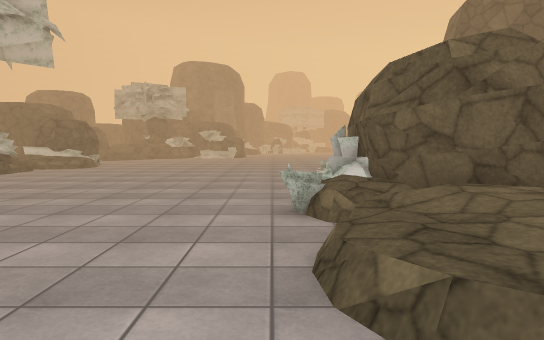
[1] (above)

20 first-person views from a walk through a 3-D level made in the Unity game engine. The camera is 1.3 m above the floor, tilts 4° down and sees 70° across. The floor is counted in squares, 1 m on a side. Each view is taken from the middle of a square. On the plan, view 1 faces up. The plan holds only what a view shows up to about 16 squares ahead; the rest is blank. The place goes on beyond the plan. The player character is not drawn. Surface patterns are stand-ins for the level's own textures.

[2]
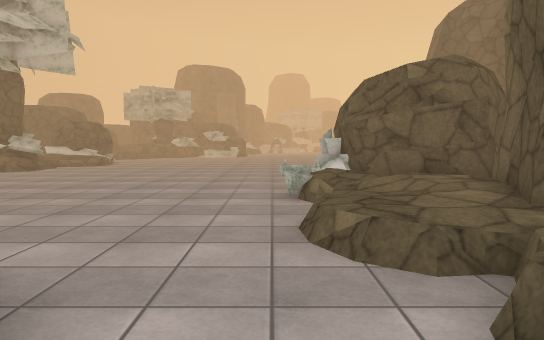

[3]
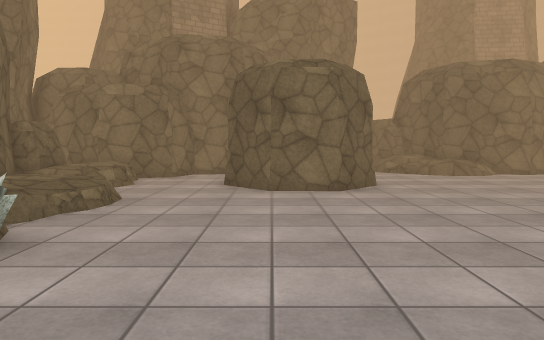

[4]
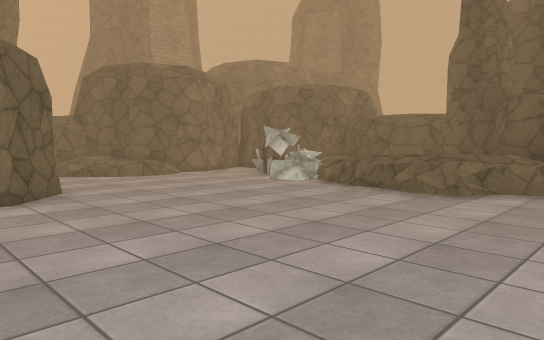

[5]
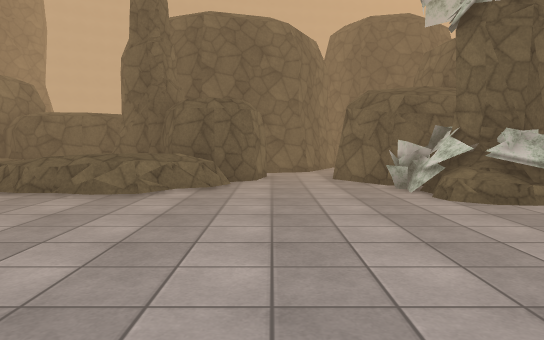

[6]
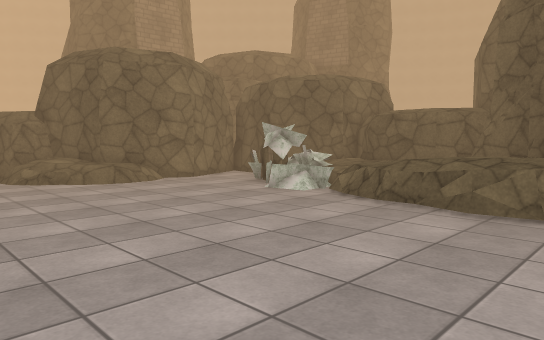

[7]
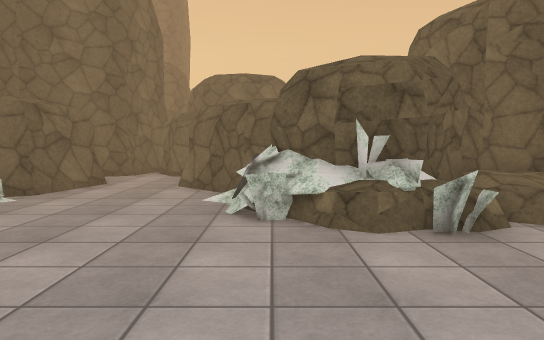

[8]
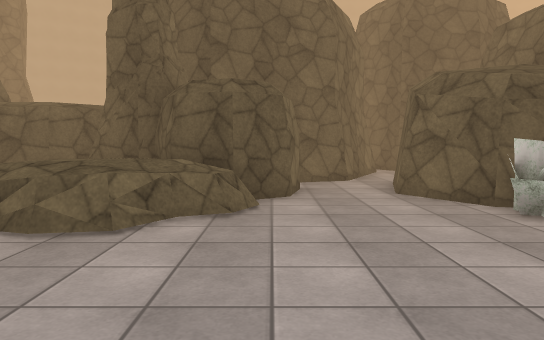

[9]
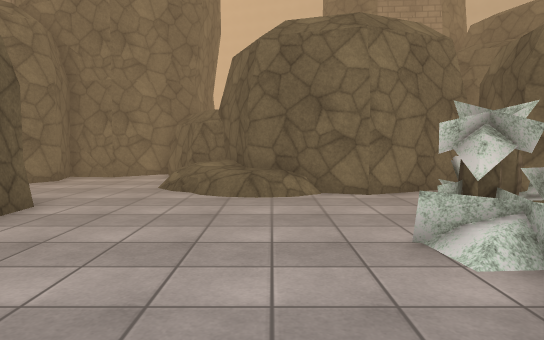

[10]
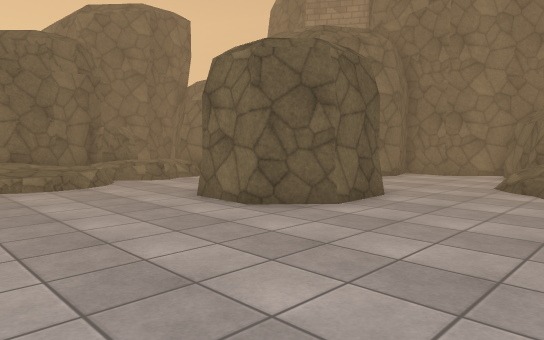

[11]
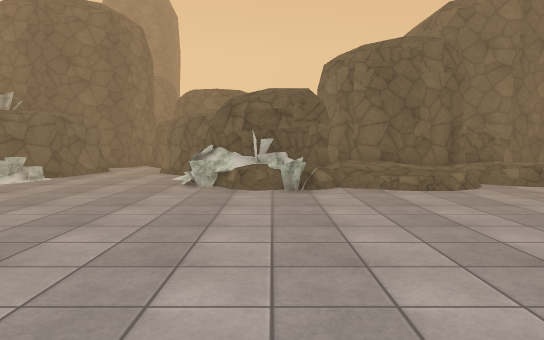

[12]
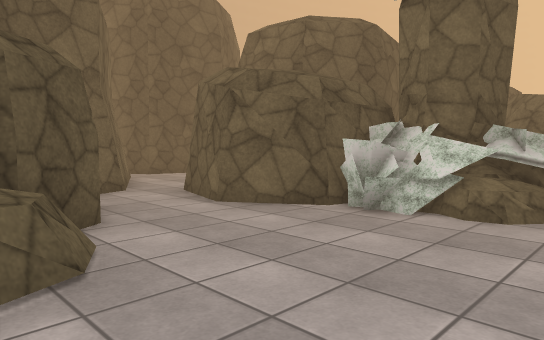

[13]
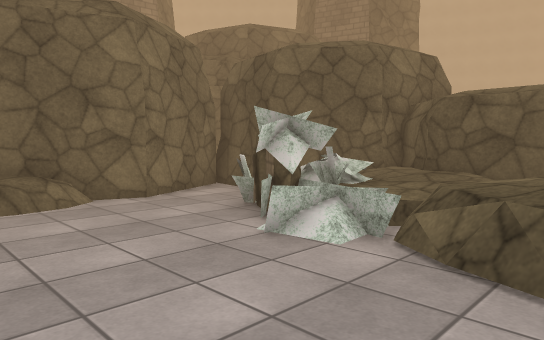

[14]
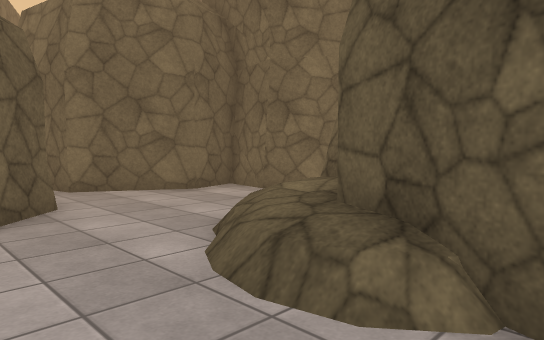

[15]
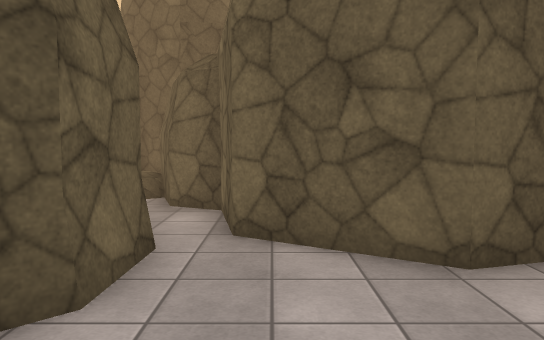

[16]
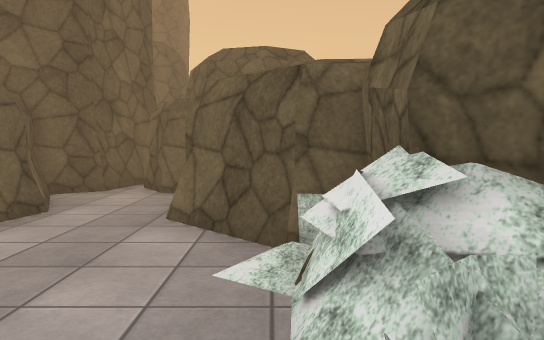

[17]
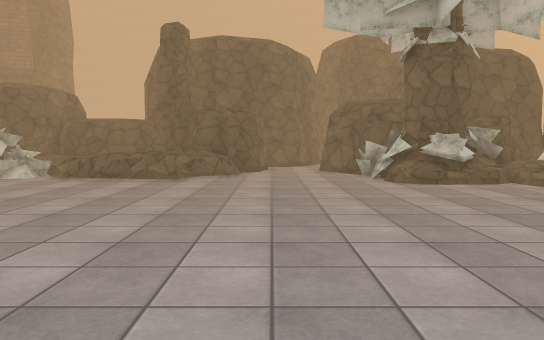

[18]
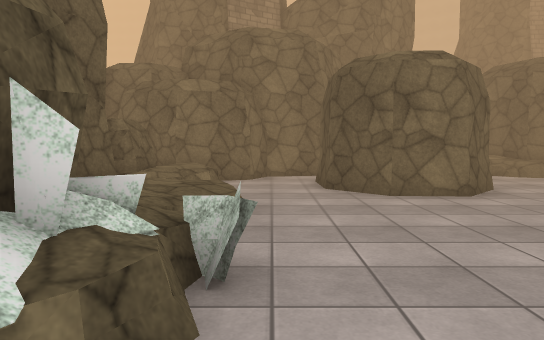

[19]
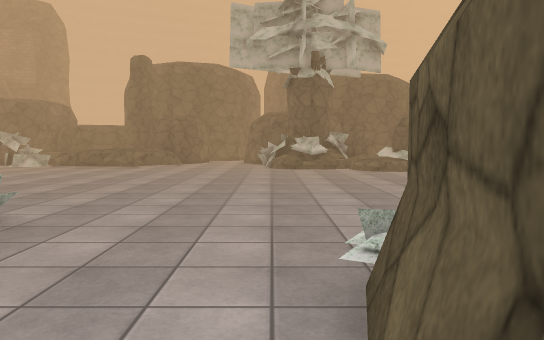

[20]
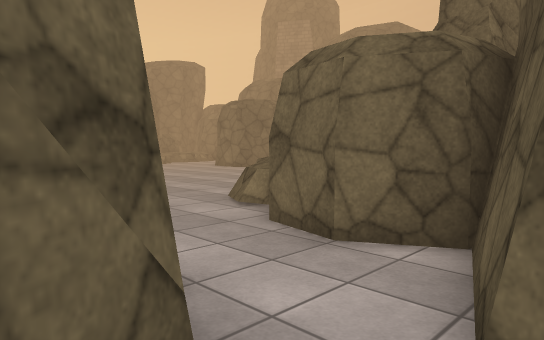

### Floor plan
Key: @ floor where view 1 was taken; # wall or solid block; x gap in a wall; . main floor; : floor 0.5 m higher than the main floor; + floor 0.75 m higher than the main floor; * floor 1 m higher than the main floor; / step, stairs or slope; = window, fence, low wall or low ledge; ^ raised ledge; O other object.
Columns run from 23 left of view 1 to 13 right of it. Each row starts with its distance up from view 1.
 16         ####=...............########
 15 ...##  ####^..................=...###
 14 #...####.#=......................##
 13 ###...........................==##
 12   ##.........................###
 11    #......................=/##
 10    ######...............=####
  9       ##==..............=##
  8       ####=.............=##
  7       ##**=............==###
  6      ##  *=.............//##
  5      #   *=............./:+#
  4      # +++=.............::=#
  3      #:++x..............::##
  2      #::://..............::#
  1      #: =#=.......###.....##
  0      #: ##.......## ##.@.=####
 -1      ##=##.......#   #...:+  #
 -2      ##.=........## ##...#####
 -3       #...........###...##
 -4       #.####OO/......####
 -5       ###  ###//.....#
 -6              #+/....##
 -7              ###....#
 -8               ##...##
 -9                ##.###
-10                 ###

Where each view was taken, in squares from view 1:
view 1: 0 up, 0 right, facing up
view 2: 2 down, 0 right, facing up
view 3: 12 up, 3 left, facing down
view 4: 11 up, 3 left, facing down-left
view 5: 11 up, 3 left, facing left
view 6: 9 up, 5 left, facing down-left
view 7: 10 up, 5 left, facing right
view 8: 10 up, 7 left, facing left
view 9: 6 up, 11 left, facing down
view 10: 7 up, 11 left, facing down-right
view 11: 8 up, 10 left, facing right
view 12: 8 up, 10 left, facing up-left
view 13: 5 up, 9 left, facing down-left
view 14: 1 down, 13 left, facing down-right
view 15: 5 down, 8 left, facing right
view 16: 11 up, 0 right, facing right
view 17: 11 up, 1 right, facing left
view 18: 11 up, 0 right, facing down
view 19: 15 up, 8 right, facing left
view 20: 15 up, 21 left, facing down-right
